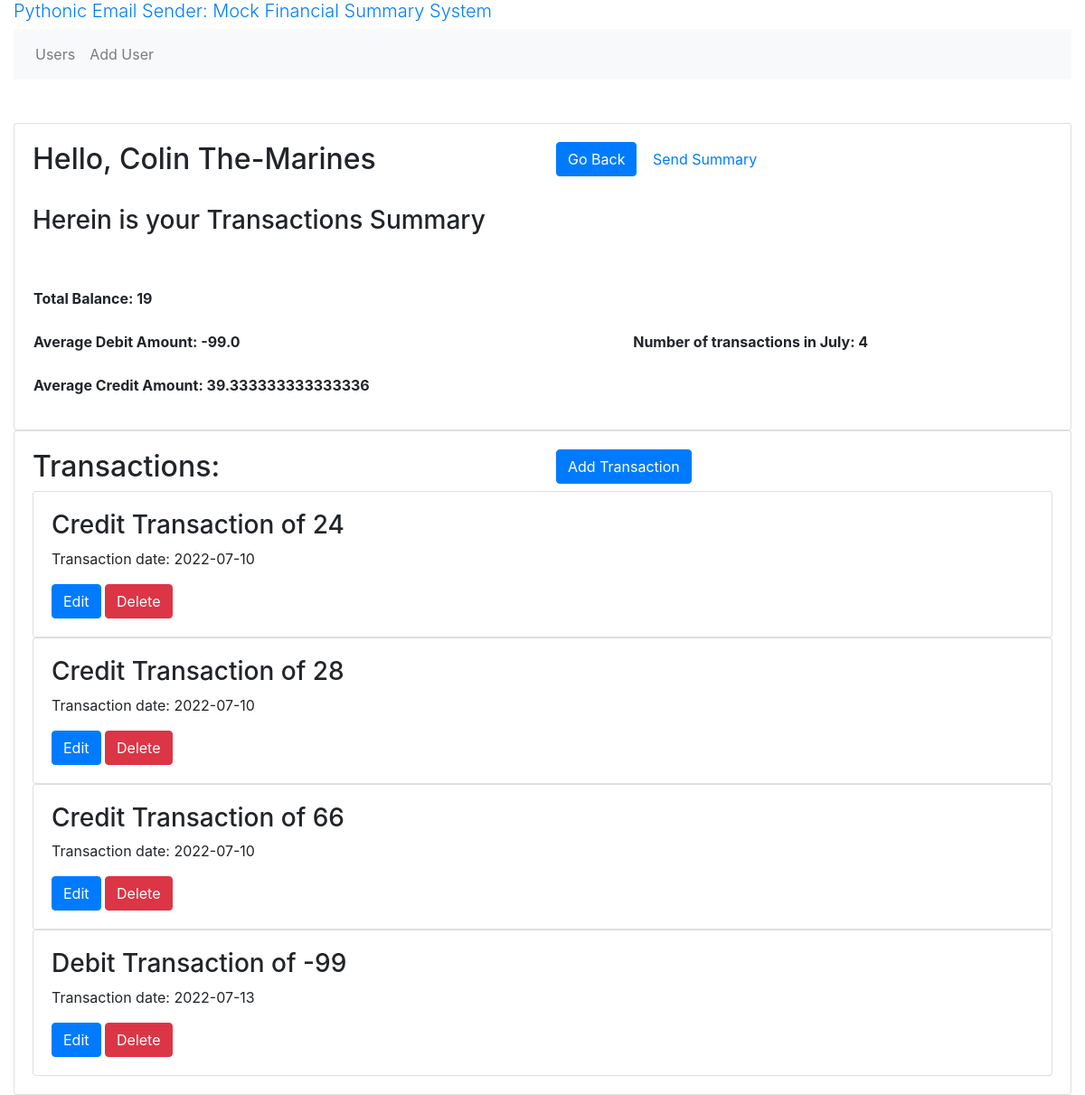
The page /transactions_user/3 on the database its author committed.
### models.py (models this page shows, shortened)
class User(db.Model):
    __tablename__ = 'user'
    id = db.Column(db.Integer, primary_key=True)
    created_at = db.Column(db.Date, nullable = False, default=datetime.utcnow())
    name = db.Column(db.String(255), nullable = False)
    lastname = db.Column(db.String(255), nullable = False)
    email = db.Column(db.String(255), nullable = False)
    transactions = db.relationship('Transaction', back_populates='user', cascade="all,delete")# one2many

class Transaction(db.Model):
    __tablename__ = 'transaction'
    id = db.Column(db.Integer, primary_key=True)
    created_at = db.Column(db.Date, nullable = False, default=datetime.utcnow())
    transaction = db.Column(db.Integer)
    user_id = db.Column(db.Integer,  db.ForeignKey("user.id"))# many2one
    user = db.relationship("User", back_populates="transactions")

### routes.py (the view)
@app.route('/transactions_user/<int:user_id>', methods=['GET', 'POST'])
def transactions_user(user_id):
    engine = create_engine("sqlite:///esa.db")
    Session = sessionmaker(bind = engine)
    session = Session()
    query = session.query(Transaction.transaction,
                     Transaction.created_at, Transaction.id).filter_by(
        user_id = user_id).statement
    df = pd.read_sql_query(query, engine)
    session.close()
    filename = f"Transactions_Summary_User_{user_id}.csv"
    df.to_csv(filename)
    trxns, total_balance, avg_credit, avg_debit, monthly_summary = df2Summary(df)
    transactions = models.Transaction.query.filter_by(user_id = user_id).all()
    user = models.User.query.get(user_id)
    name = user.name
    lastname = user.lastname
    print(trxns)
    return render_template('transaction_user.html',
                           name = name,
                           user_id = user_id,
                           lastname = lastname,
                           total_balance = total_balance,
                           avg_credit = avg_credit,
                           avg_debit = avg_debit,
                           monthly_summary = monthly_summary,
                           df = trxns,
                           transactions = transactions)

### email_functions.py (called while the page is built)
def df2Summary(trxns):
    total_balance = trxns.transaction.sum() # sum of transactions
    trxns["DebitorCredit"] = trxns.transaction.map( lambda x: 'credit' if x > 0 else 'debit')
    avg_credit = trxns.loc[trxns.DebitorCredit == "credit", 'transaction'].mean()
    avg_debit = trxns.loc[trxns.DebitorCredit == "debit", 'transaction'].mean()
    trxns['c'] = pd.to_datetime(trxns.created_at, format = "%Y-%m-%d")
    trxns['month'] = trxns.c.dt.strftime("%B")
    trx_per_month = trxns.month.value_counts()
    monthly_summary = []
    for month, count in zip(trx_per_month.index, trx_per_month):
        monthly_summary.append([month, count])
    return trxns, total_balance, avg_credit, avg_debit, monthly_summary

### templates/transaction_user.html (shortened to what this page needs)
{% extends "base.html" %}
{% block main %}
<div class="card">
<div class="card-body">
    <body>
    <div class="row">
      <div class="col">
        <h2>
            Hello, {{ name }} {{ lastname }}
        </h2>
        <br>
            <h3>
                Herein is your Transactions Summary
            </h3>
        <br>
        </div>
        <div class="col">
            <a href="{{ url_for('users') }}" class="btn btn-primary">Go Back</a>
            <a href="" class="btn btn-Secondary">Send Summary</a>
        </div>
    </div>
    <div>
    <table style="width:100%">
        <tr>
            <th>
                <p>
                    <br>Total Balance: {{ total_balance }}</br>
                    <br>Average Debit Amount: {{ avg_debit }}</br>
                    <br>Average Credit Amount: {{ avg_credit }}</br>
                </p>
            </th>
            <th>
                <p>
                    {% for month, count in monthly_summary %}
                        <br>Number of transactions in {{month}}: {{count}}</br>
                    {% endfor %}
                </p>
            </th>
        </tr>
    </table>
    </div>
    </body>
</div>
</div>
<div class="card">
<div class="card-body">
    <div class="row">
        <div class="col">
            <h2> Transactions: </h2>
        </div>
        <div class="col">
            <a href="{{ url_for('add_transaction', user_id = user_id) }}" class="btn btn-primary">Add Transaction</a>
        </div>
    </div>
    {% for transaction in transactions %}
        <div class="card">
          <div class="card-body">
            <h3>{{ df.loc[df['id'] == transaction.id, 'DebitorCredit'].values[0].capitalize() }} Transaction of {{ transaction.transaction }}</h3>
            <p>Transaction date:  {{ transaction.created_at }}</p>
            <a href="{{ url_for('edit_transaction', transaction_id=transaction.id) }}" class="btn btn-primary">Edit</a>
            <a href="{{ url_for('delete_transaction', transaction_id=transaction.id) }}" class="btn btn-danger">Delete</a>
          </div>
        </div>
        {% endfor %}
</div>
</div>
{% endblock %}

### rows shown on the page
User: name "Colin", lastname "The-Marines"
Transaction: loc "Credit"
Transaction: loc "Credit"
Transaction: loc "Credit"
Transaction: loc "Debit"

### other values the page prints
{{ total_balance }} "19"
{{ avg_debit }} "-99.0"
{{ avg_credit }} "39.333333333333336"
{{ month }} "July"
{{ count }} "4"
